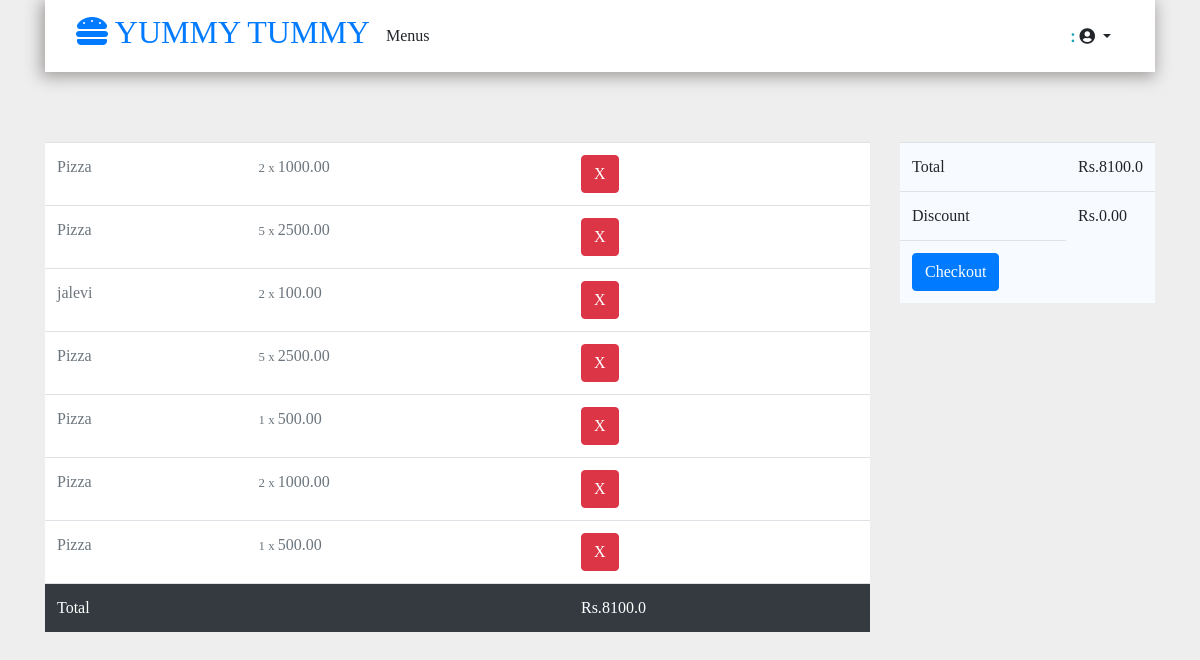
Page /kart/1withlist/ on the committed database.
### kart/models.py (models this page shows, shortened)
class KartFood(models.Model):
    dish_name = models.CharField(max_length=200)
    dish_price = models.DecimalField(max_digits=6, decimal_places=2, null=True)
    dish_qty = models.IntegerField(null=True)

### kart/views.py (the view)
# urls.py: path('withlist/', kart_views.withlist,name='withlist_kart'),
def withlist(request,id):
    food = KartFood.objects.all()
    total=0.00
    for f in food:
        total=total+float(f.dish_price)
    print(total)
    context = {
        'foods':food,
        'total':total
    }
    return render(request, "kart/withlist.html",context)

### kart/templates/kart/withlist.html (shortened to what this page needs)
{% extends 'includes/base.html'%}
{% block content %}
<div class="container">
    {% include 'includes/navbar.html'%}
<section class="products ">
    <div class="container">
        <div class="row">
            <div class="col-md-9">
                <div class="">
                    <table class="table bg-white">
                        {% for food in foods %}
                        <tr>
                            <td class="text-secondary">{{food.dish_name}} </td>
                            <td class="text-secondary"><small class="bg-muted">{{food.dish_qty}} x </small>{{food.dish_price}}</td>
                            <td><a href="" class=" btn btn-danger"> X </a> </td>
                        </tr>
                         {% endfor %}
                        <tr class="bg-dark text-white">
                            <td>Total </td>
                            <td></td>
                            <td>Rs.{{total}}</td>
                        </tr>
                    </table>
                </div>
            </div>
            <div class="col-md-3">
                <table class="table" style="background:#f7fbff;">
                        <tr>
                            <td>Total </td>
                            <td>Rs.{{total}}</td>
                        </tr>
                        <tr>
                            <td>Discount </td>
                            <td>Rs.0.00</td>
                        </tr>
                        <tr>
                            <td width="100%"><a href="{% url 'food_checkout' 1 %}" class="btn btn-primary text-white">Checkout</a> </td>
                        </tr>
                    </table>
            </div>
        </div>
    </div>
</section>
{% endblock %}

### static/css/style.css (style rules this page uses)
body { font-family: 'Pacifico', cursive; font-family: 'Crimson Text', serif; font-family: 'Bitter', serif; background:#eee; }
body { //background-image: url(/static/images/bg.jpg); }
.products { margin-top: 70px; }

### rows in the picture
KartFood: dish_name "Pizza", dish_qty "2", dish_price "1000.00"
KartFood: dish_name "Pizza", dish_qty "5", dish_price "2500.00"
KartFood: dish_name "jalevi", dish_qty "2", dish_price "100.00"
KartFood: dish_name "Pizza", dish_qty "5", dish_price "2500.00"
KartFood: dish_name "Pizza", dish_qty "1", dish_price "500.00"
KartFood: dish_name "Pizza", dish_qty "2", dish_price "1000.00"
KartFood: dish_name "Pizza", dish_qty "1", dish_price "500.00"

### other values in the picture
{{ total }} "8100.0"
